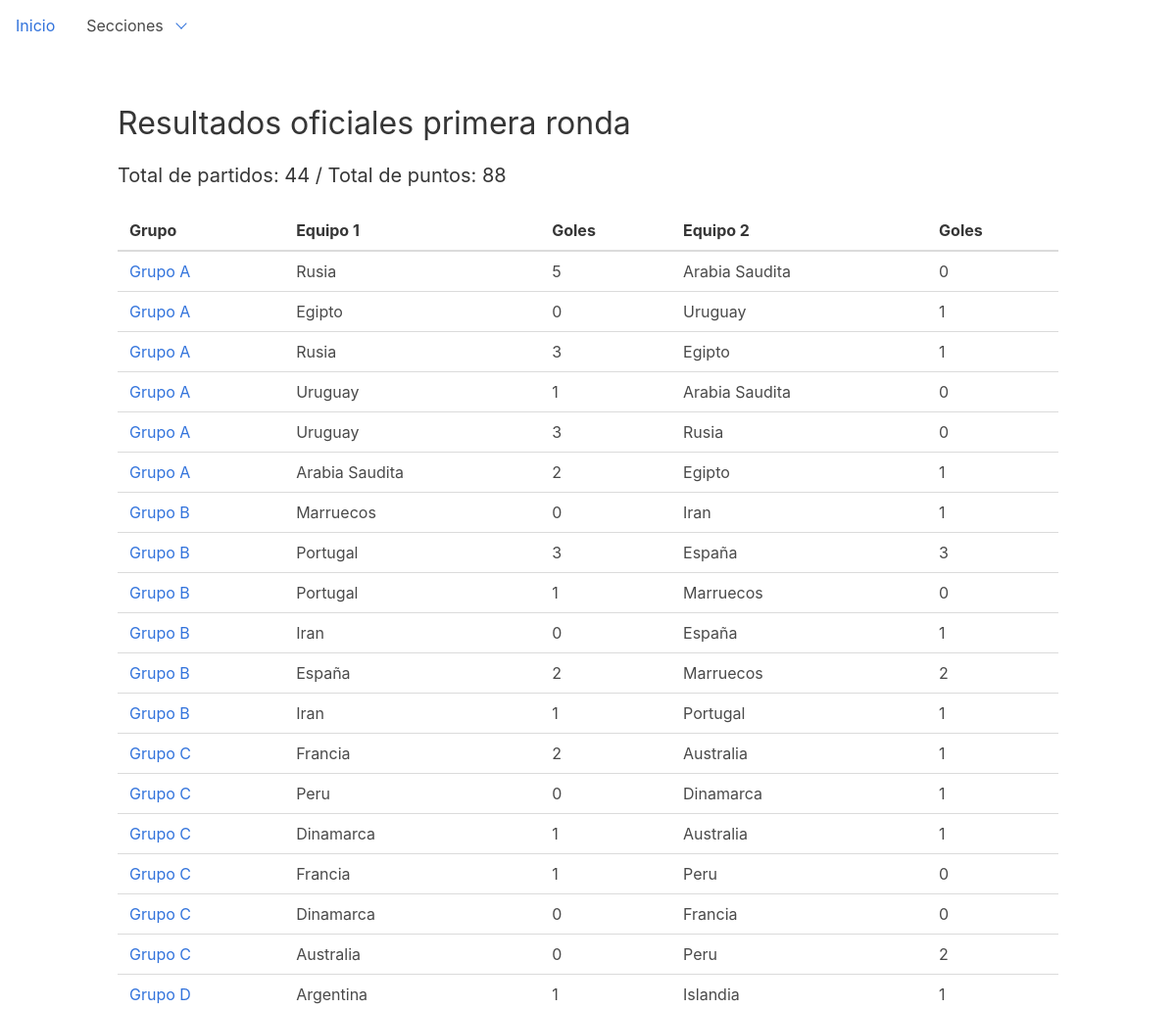
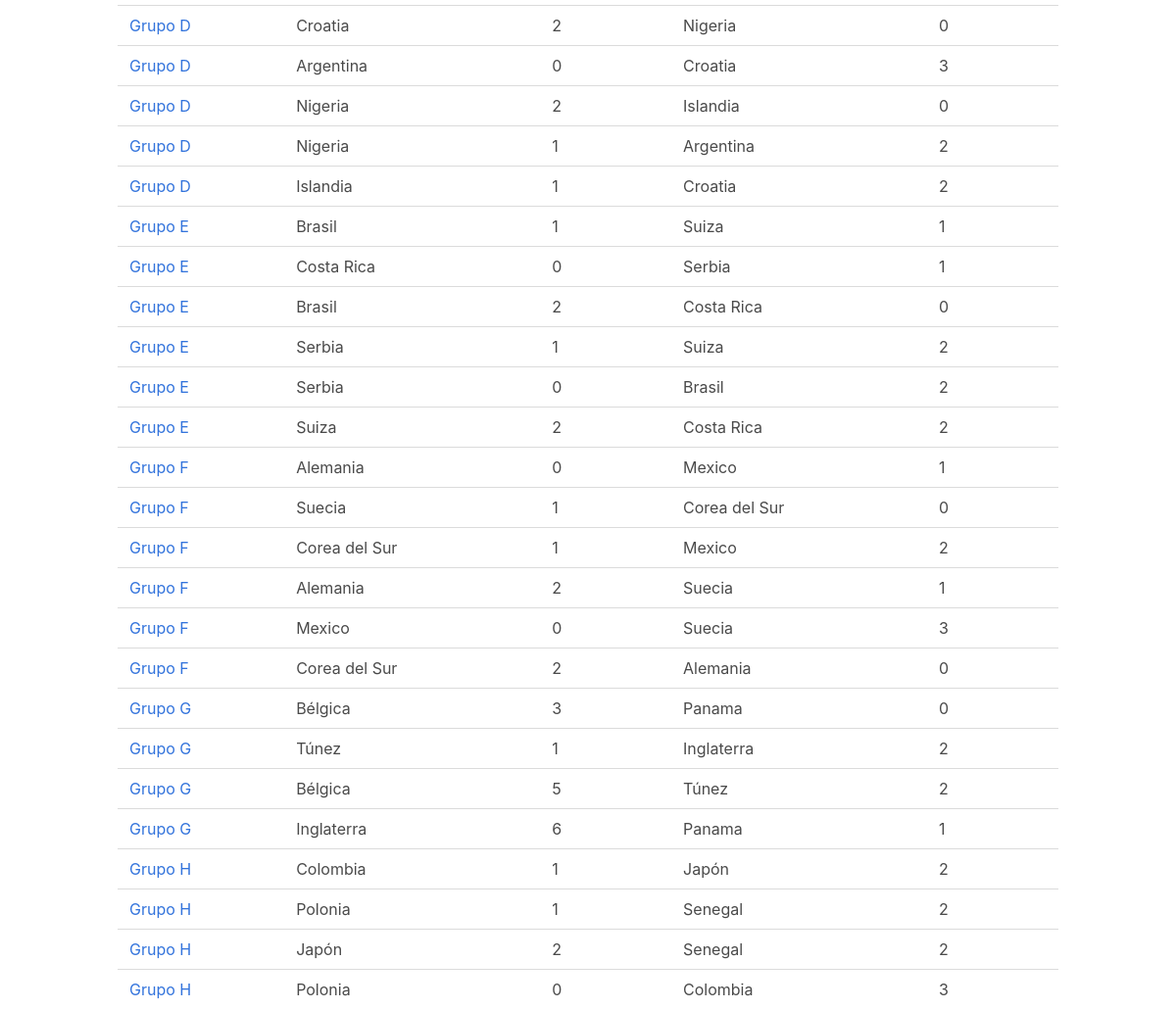
Page /dashboard/bets on the earlier database version (2 pictures, top to bottom).
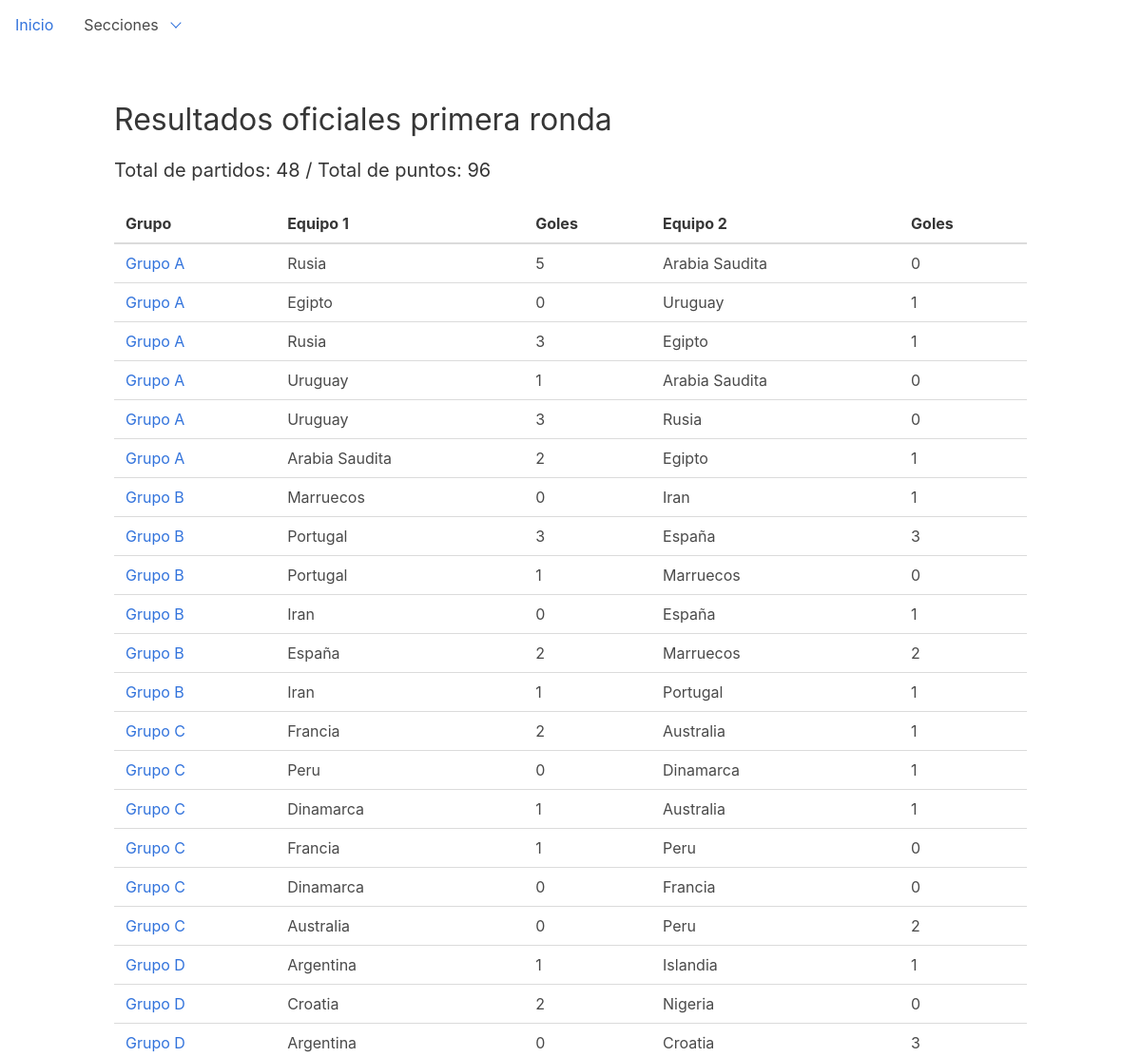
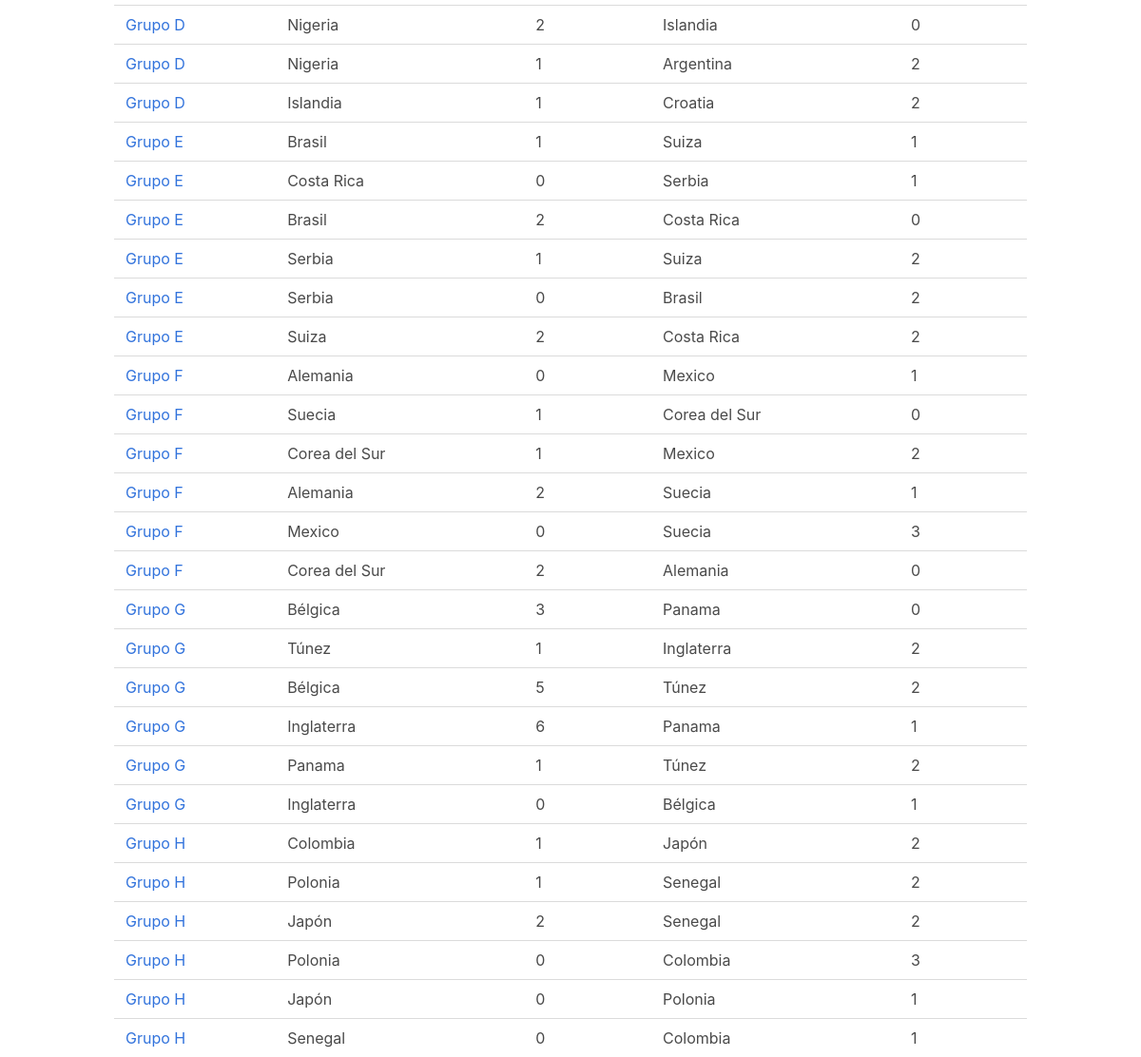
Same page on the later database version (2 pictures, top to bottom).
### dashboard/models.py (models this page shows, shortened)
class Bet(models.Model):
    source = models.ForeignKey('Gambler', on_delete=models.DO_NOTHING, verbose_name='Fuente')
    match = models.ForeignKey('Match', on_delete=models.DO_NOTHING, verbose_name='Partido de referencia')
    team1 = models.ForeignKey('Team', on_delete=models.DO_NOTHING, related_name='bteam1', default="2",
                              verbose_name='Equipo 1')
    team2 = models.ForeignKey('Team', on_delete=models.DO_NOTHING, related_name='bteam2', default="2",
                              verbose_name='Equipo 2')
    goals_team1 = models.IntegerField(default=0, verbose_name='Goles equipo 1')
    goals_team2 = models.IntegerField(default=0, verbose_name='Goles equipo 2')
    checked = models.BooleanField(default=False)
    class Meta:
        ordering = ["source"]
        unique_together = (("source", "match"),)

class Team(models.Model):
    GROUP_CHOICES = (
        ('A', 'Grupo A'),
        ('B', 'Grupo B'),
        ('C', 'Grupo C'),
        ('D', 'Grupo D'),
        ('E', 'Grupo E'),
        ('F', 'Grupo F'),
        ('G', 'Grupo G'),
        ('H', 'Grupo H'),
    )
    group = models.CharField(choices=GROUP_CHOICES, max_length=1, null=True, default='A')
    name = models.CharField(max_length=32)
    code = models.CharField(max_length=32)
    cups = models.IntegerField(default=0)
    finals = models.IntegerField(default=0)
    semifinals = models.IntegerField(default=0)
    class Meta:
        ordering = ["name"]
    def __str__(self):
        return self.name

### dashboard/views.py (the view)
class BetListView(ListView):
    model = Bet
    def get_queryset(self):
        queryset = super(BetListView, self).get_queryset()
        return queryset.filter(source__name="Oficial").order_by("team1__group")

### dashboard/templatetags/custom_tags.py (called while the page is built)
@register.filter()
def played_points(value, arg):
    matches = len(Bet.objects.filter(source__name='Oficial'))
    return matches * 2

### templates/dashboard/bet_list.html (shortened to what this page needs)
{% extends 'base.html' %}
{% load custom_tags %}
{% block content %}
    <h1 class="title">Resultados oficiales primera ronda</h1>
    {% if bet_list %}
        <h4 class="title">Total de partidos: {{ bet_list|length }} / Total de puntos: {{ value|played_points:bet_list }} </h4>
    {% endif %}
    <table class="sortable">
        <thead>
        <tr>
            <th>Grupo</th>
            <th>Equipo 1</th>
            <th>Goles</th>
            <th>Equipo 2</th>
            <th>Goles</th>
        </tr>
        </thead>
        <tbody>
        {% for bet in bet_list %}
            <tr>
                <td><a href="{% url 'bet-detail' bet.pk %}">{{ bet.team1.get_group_display }}</a></td>
                <td>{{ bet.team1 }}</td>
                <td>{{ bet.goals_team1 }}</td>
                <td>{{ bet.team2 }}</td>
                <td>{{ bet.goals_team2 }}</td>
            </tr>
        {% endfor %}
        </tbody>
    </table>
{% endblock %}

### templates/base.html (shortened to what this page needs)
{% load static %}
<!DOCTYPE HTML PUBLIC "-//W3C//DTD HTML 4.01//EN">
<html lang="en">
<head>
    <link rel="stylesheet" href="{% static "css/bulma.min.css" %}">
</head>
<body>
{% include 'includes/nav.html' %}
<div class="container">
    <div class="content">
        <br>
        {% block content %}
        {% endblock %}
    </div>
</div>
</body>
</html>

### templates/includes/nav.html (shortened to what this page needs)
<nav class="navbar is-transparent">
    <div id="navbar-menu" class="navbar-menu">
        <div class="navbar-start">
            <a class="navbar-item" href="{% url 'index' %}">
                Inicio
            </a>
            <div class="navbar-item has-dropdown is-hoverable">
                <a class="navbar-link" href="#">
                    Secciones
                </a>
            </div>
        </div>
    </div>
</nav>

Differences in the rows shown:
added Bet: team1.group "Grupo G", team1 "Panama", goals_team1 "1", team2 "Túnez", goals_team2 "2"
added Bet: team1.group "Grupo G", team1 "Inglaterra", goals_team1 "0", team2 "Bélgica", goals_team2 "1"
added Bet: team1.group "Grupo H", team1 "Japón", goals_team1 "0", team2 "Polonia", goals_team2 "1"
added Bet: team1.group "Grupo H", team1 "Senegal", goals_team1 "0", team2 "Colombia", goals_team2 "1"
Other differences:
{{ bet_list|length }}: "44" → "48"
{{ value|played_points:bet_list }}: "88" → "96"
